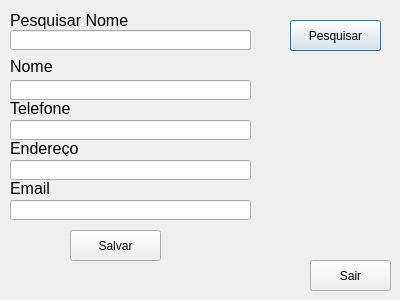
<?xml version="1.0" encoding="UTF-8"?>
<ui version="4.0">
 <class>TelaAlteracao</class>
 <widget class="QDialog" name="TelaAlteracao">
  <property name="geometry">
   <rect>
    <x>0</x>
    <y>0</y>
    <width>400</width>
    <height>300</height>
   </rect>
  </property>
  <property name="windowTitle">
   <string>Dialog</string>
  </property>
  <widget class="QPushButton" name="pesquisar">
   <property name="geometry">
    <rect>
     <x>290</x>
     <y>20</y>
     <width>91</width>
     <height>31</height>
    </rect>
   </property>
   <property name="text">
    <string>Pesquisar</string>
   </property>
  </widget>
  <widget class="QPushButton" name="salvar">
   <property name="geometry">
    <rect>
     <x>70</x>
     <y>230</y>
     <width>91</width>
     <height>31</height>
    </rect>
   </property>
   <property name="text">
    <string>Salvar</string>
   </property>
  </widget>
  <widget class="QPushButton" name="sair">
   <property name="geometry">
    <rect>
     <x>310</x>
     <y>260</y>
     <width>81</width>
     <height>31</height>
    </rect>
   </property>
   <property name="text">
    <string>Sair</string>
   </property>
  </widget>
  <widget class="QLineEdit" name="pesquisa">
   <property name="geometry">
    <rect>
     <x>10</x>
     <y>30</y>
     <width>241</width>
     <height>20</height>
    </rect>
   </property>
  </widget>
  <widget class="QLineEdit" name="nome">
   <property name="geometry">
    <rect>
     <x>10</x>
     <y>80</y>
     <width>241</width>
     <height>20</height>
    </rect>
   </property>
  </widget>
  <widget class="QLineEdit" name="telefone">
   <property name="geometry">
    <rect>
     <x>10</x>
     <y>120</y>
     <width>241</width>
     <height>20</height>
    </rect>
   </property>
  </widget>
  <widget class="QLineEdit" name="endereco">
   <property name="geometry">
    <rect>
     <x>10</x>
     <y>160</y>
     <width>241</width>
     <height>20</height>
    </rect>
   </property>
  </widget>
  <widget class="QLineEdit" name="email">
   <property name="geometry">
    <rect>
     <x>10</x>
     <y>200</y>
     <width>241</width>
     <height>20</height>
    </rect>
   </property>
  </widget>
  <widget class="QLabel" name="label">
   <property name="geometry">
    <rect>
     <x>10</x>
     <y>10</y>
     <width>131</width>
     <height>20</height>
    </rect>
   </property>
   <property name="font">
    <font>
     <pointsize>12</pointsize>
    </font>
   </property>
   <property name="text">
    <string>Pesquisar Nome</string>
   </property>
  </widget>
  <widget class="QLabel" name="label_2">
   <property name="geometry">
    <rect>
     <x>10</x>
     <y>60</y>
     <width>47</width>
     <height>13</height>
    </rect>
   </property>
   <property name="font">
    <font>
     <pointsize>12</pointsize>
    </font>
   </property>
   <property name="text">
    <string>Nome</string>
   </property>
  </widget>
  <widget class="QLabel" name="label_3">
   <property name="geometry">
    <rect>
     <x>10</x>
     <y>100</y>
     <width>131</width>
     <height>16</height>
    </rect>
   </property>
   <property name="font">
    <font>
     <pointsize>12</pointsize>
    </font>
   </property>
   <property name="text">
    <string>Telefone</string>
   </property>
  </widget>
  <widget class="QLabel" name="label_4">
   <property name="geometry">
    <rect>
     <x>10</x>
     <y>140</y>
     <width>91</width>
     <height>16</height>
    </rect>
   </property>
   <property name="font">
    <font>
     <pointsize>12</pointsize>
    </font>
   </property>
   <property name="text">
    <string>Endereço</string>
   </property>
  </widget>
  <widget class="QLabel" name="label_5">
   <property name="geometry">
    <rect>
     <x>10</x>
     <y>180</y>
     <width>81</width>
     <height>16</height>
    </rect>
   </property>
   <property name="font">
    <font>
     <pointsize>12</pointsize>
    </font>
   </property>
   <property name="text">
    <string>Email</string>
   </property>
  </widget>
 </widget>
 <resources/>
 <connections/>
</ui>
